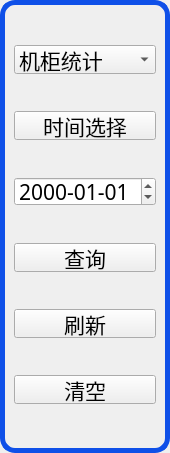
<?xml version="1.0" encoding="UTF-8"?>
<ui version="4.0">
 <class>LogBtnBar</class>
 <widget class="QWidget" name="LogBtnBar">
  <property name="geometry">
   <rect>
    <x>0</x>
    <y>0</y>
    <width>170</width>
    <height>453</height>
   </rect>
  </property>
  <property name="font">
   <font>
    <family>AR PL UKai CN</family>
    <pointsize>14</pointsize>
    <weight>75</weight>
    <bold>true</bold>
   </font>
  </property>
  <property name="windowTitle">
   <string>Form</string>
  </property>
  <layout class="QGridLayout" name="gridLayout">
   <property name="leftMargin">
    <number>0</number>
   </property>
   <property name="topMargin">
    <number>0</number>
   </property>
   <property name="rightMargin">
    <number>0</number>
   </property>
   <property name="bottomMargin">
    <number>0</number>
   </property>
   <property name="spacing">
    <number>0</number>
   </property>
   <item row="0" column="0">
    <spacer name="verticalSpacer">
     <property name="orientation">
      <enum>Qt::Vertical</enum>
     </property>
     <property name="sizeType">
      <enum>QSizePolicy::Fixed</enum>
     </property>
     <property name="sizeHint" stdset="0">
      <size>
       <width>20</width>
       <height>0</height>
      </size>
     </property>
    </spacer>
   </item>
   <item row="1" column="0">
    <widget class="QGroupBox" name="groupBox">
     <property name="baseSize">
      <size>
       <width>0</width>
       <height>0</height>
      </size>
     </property>
     <property name="font">
      <font>
       <family>AR PL UKai CN</family>
       <pointsize>16</pointsize>
       <weight>50</weight>
       <bold>false</bold>
      </font>
     </property>
     <property name="styleSheet">
      <string notr="true">QGroupBox{
border:5px solid rgb(15,80,232);
border-radius:15px
}</string>
     </property>
     <property name="title">
      <string/>
     </property>
     <property name="flat">
      <bool>false</bool>
     </property>
     <layout class="QVBoxLayout" name="verticalLayout">
      <item>
       <widget class="QComboBox" name="comboBox">
        <property name="maximumSize">
         <size>
          <width>16777215</width>
          <height>29</height>
         </size>
        </property>
        <property name="sizeIncrement">
         <size>
          <width>0</width>
          <height>40</height>
         </size>
        </property>
        <property name="font">
         <font>
          <family>AR PL UKai CN</family>
          <pointsize>16</pointsize>
          <weight>50</weight>
          <bold>false</bold>
         </font>
        </property>
        <item>
         <property name="text">
          <string>机柜统计</string>
         </property>
        </item>
        <item>
         <property name="text">
          <string>设备纪录</string>
         </property>
        </item>
        <item>
         <property name="text">
          <string>日志纪录</string>
         </property>
        </item>
       </widget>
      </item>
      <item>
       <widget class="QPushButton" name="dateBtn">
        <property name="maximumSize">
         <size>
          <width>16777215</width>
          <height>29</height>
         </size>
        </property>
        <property name="sizeIncrement">
         <size>
          <width>0</width>
          <height>40</height>
         </size>
        </property>
        <property name="font">
         <font>
          <family>AR PL UKai CN</family>
          <pointsize>16</pointsize>
          <weight>50</weight>
          <bold>false</bold>
         </font>
        </property>
        <property name="text">
         <string>时间选择</string>
        </property>
       </widget>
      </item>
      <item>
       <widget class="QDateEdit" name="dateEdit">
        <property name="maximumSize">
         <size>
          <width>16777215</width>
          <height>29</height>
         </size>
        </property>
        <property name="sizeIncrement">
         <size>
          <width>0</width>
          <height>40</height>
         </size>
        </property>
        <property name="font">
         <font>
          <family>AR PL UKai CN</family>
          <pointsize>16</pointsize>
          <weight>50</weight>
          <bold>false</bold>
         </font>
        </property>
        <property name="displayFormat">
         <string>yyyy-MM-dd</string>
        </property>
       </widget>
      </item>
      <item>
       <widget class="QPushButton" name="queryBtn">
        <property name="maximumSize">
         <size>
          <width>16777215</width>
          <height>29</height>
         </size>
        </property>
        <property name="sizeIncrement">
         <size>
          <width>0</width>
          <height>40</height>
         </size>
        </property>
        <property name="font">
         <font>
          <family>AR PL UKai CN</family>
          <pointsize>16</pointsize>
          <weight>50</weight>
          <bold>false</bold>
         </font>
        </property>
        <property name="text">
         <string>查询</string>
        </property>
       </widget>
      </item>
      <item>
       <widget class="QPushButton" name="refreshBtn">
        <property name="maximumSize">
         <size>
          <width>16777215</width>
          <height>29</height>
         </size>
        </property>
        <property name="sizeIncrement">
         <size>
          <width>0</width>
          <height>40</height>
         </size>
        </property>
        <property name="font">
         <font>
          <family>AR PL UKai CN</family>
          <pointsize>16</pointsize>
          <weight>50</weight>
          <bold>false</bold>
         </font>
        </property>
        <property name="text">
         <string>刷新</string>
        </property>
       </widget>
      </item>
      <item>
       <widget class="QPushButton" name="clearBtn">
        <property name="maximumSize">
         <size>
          <width>16777215</width>
          <height>29</height>
         </size>
        </property>
        <property name="sizeIncrement">
         <size>
          <width>0</width>
          <height>40</height>
         </size>
        </property>
        <property name="font">
         <font>
          <family>AR PL UKai CN</family>
          <pointsize>16</pointsize>
          <weight>50</weight>
          <bold>false</bold>
         </font>
        </property>
        <property name="text">
         <string>清空</string>
        </property>
       </widget>
      </item>
     </layout>
    </widget>
   </item>
  </layout>
 </widget>
 <resources/>
 <connections/>
</ui>
